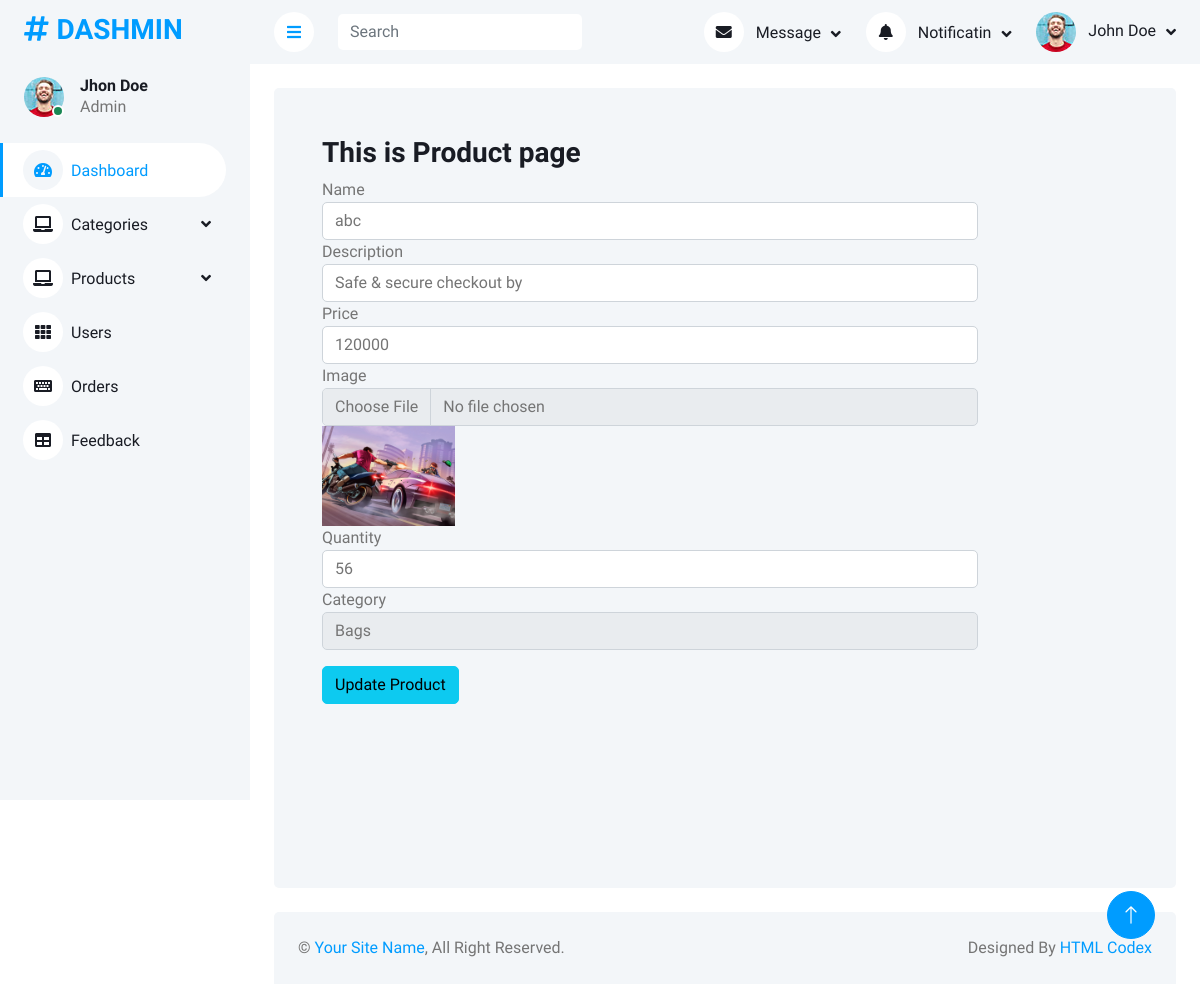
Screenshot of /adminPanel/editProduct.php?id=1 with the database file from the repository.
### tables this page shows
CREATE TABLE `products` (
  `id` int(11) NOT NULL,
  `name` varchar(200) NOT NULL,
  `des` varchar(200) NOT NULL,
  `price` int(11) NOT NULL,
  `qty` int(11) NOT NULL,
  `image` varchar(200) NOT NULL,
  `c_id` int(11) NOT NULL
);

CREATE TABLE `categories` (
  `id` int(11) NOT NULL,
  `name` varchar(200) NOT NULL,
  `des` varchar(200) NOT NULL,
  `image` varchar(200) NOT NULL
);

### adminPanel/editProduct.php (the view, shortened to what this page needs)
<?php
include('query.php');
include('header.php');
?>
<?php
if(isset($_GET['id'])){
    $id = $_GET['id'];
    $query = $pdo->prepare("SELECT  categories.name  AS 'categoryName' , categories.id AS categoryId  , products.*
    FROM products
    INNER JOIN
    categories
    ON
    products.c_id = categories.id where products.id = :pId");
    $query->bindParam('pId',$id);
    $query->execute();
    $product = $query->fetch(PDO::FETCH_ASSOC);
}
?>
   <div class="container-fluid pt-4 px-4">
                <div class="row vh-100 bg-light rounded mx-0">
                    <div class="col-md-10  p-5">
                        <h3>This is Product page</h3>
                        <form action="" method="post" enctype="multipart/form-data">
                            <div class="form-group">
                              <label for="">Name</label>
                              <input value="<?php echo $product['name']?>" type="text" name="pName" id="" class="form-control" placeholder="" aria-describedby="helpId">
                            </div>
                            <div class="form-group">
                              <label for="">Description</label>
                              <input value="<?php echo $product['des']?>"  type="text" name="pDes" id="" class="form-control" placeholder="" aria-describedby="helpId">
                            </div>
                            <div class="form-group">
                              <label for="">Price</label>
                              <input value="<?php echo $product['price']?>"  type="text" name="pPrice" id="" class="form-control" placeholder="" aria-describedby="helpId">
                            </div>
                            <div class="form-group">
                              <label for="">Image</label>
                              <input type="file" name="pImage" id="" class="form-control" placeholder="" aria-describedby="helpId">
                              <img src="img/<?php echo $product['image']?>" height="100px" alt="">
                            </div>
                            <div class="form-group">
                              <label for="">Quantity</label>
                              <input value="<?php echo $product['qty']?>"  type="text" name="pQty" id="" class="form-control" placeholder="" aria-describedby="helpId">
                            </div>
                            <div class="form-group">
                              <label for="">Category</label>
                             <select name="cId"  class="form-control" id="">
                                <option value="<?php echo $product['categoryId']?>"><?php echo $product['categoryName']?></option>
                             </select>
                            </div>
                            <button type="submit" name="editProduct"  class="btn btn-info mt-3">Update Product</button>
                        </form>
                    </div>
                </div>
            </div>
<?php
include('footer.php');
?>

### adminPanel/css/style.css (style rules this page uses)
:root { --primary: #009CFF; --light: #F3F6F9; --dark: #191C24; }
.btn { transition: .5s; }

### rows the page displays
products: pName "abc", pDes "Safe & secure checkout by", pPrice "120000", image (picture), pQty "56", cId "Bags"
